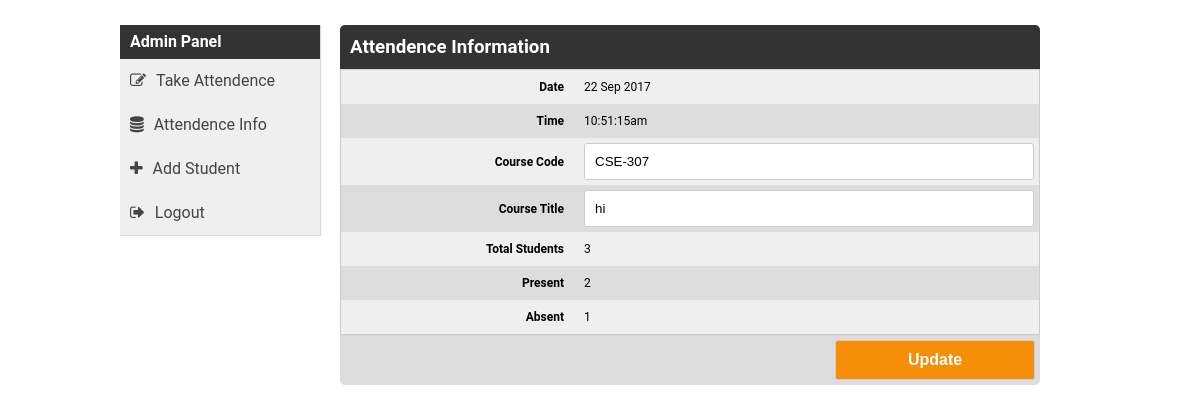
Page /edit.php?id=15 (signed in) on the committed database.
### tables this page shows
CREATE TABLE `course_log` (
  `id` int(11) NOT NULL,
  `course_title` varchar(50) NOT NULL,
  `course_code` varchar(50) NOT NULL,
  `total_std` int(11) NOT NULL,
  `present` int(11) NOT NULL,
  `absent` int(11) NOT NULL,
  `date` int(11) NOT NULL
);

### edit.php (the view, shortened to what this page needs)
<?php include 'inc/head.php';?>
	<div class="main_area fix">
		<?php include 'inc/sidebar.php';?>
		<div class="main fix">
			<div class="std fix" id="std">
				<div class="std_info_head fix">
					<h3 class="fl std_name" id="std_name">Attendence Information</h3>
				</div>
				<div class="sth_info fix dashboard_info">
					<?php
						$query = $con->query("SELECT * FROM course_log WHERE id=".$_GET['id']."");
						$row = $query->fetch_assoc();
						$date = date('d M Y', $row['date']);
						$time = date("h:i:sa", $row['date']);
					?>
					<form action="" method="POST" enctype="multipart/form">
						<table>
							<tr>
								<th>Date</th>
								<td><?php echo $date?></td>
							</tr>
							<tr>
								<th>Time</th>
								<td><?php echo $time?></td>
							</tr>
							<tr>
								<th>Course Code</th>
								<td><input type="text" name="course_code" value="<?php echo $row['course_code']?>"></td>
							</tr>
							<tr>
								<th>Course Title</th>
								<td><input type="text" name="course_title" value="<?php echo $row['course_title']?>"></td>
							</tr>
							<tr>
								<th>Total Students</th>
								<td><?php echo $row['total_std']?></td>
							</tr>
							<tr>
								<th>Present</th>
								<td><?php echo $row['present']?></td>
							</tr>
							<tr>
								<th>Absent</th>
								<td><?php echo $row['absent']?></td>
							</tr>
						</table>
						<input type="submit" name="update" value="Update">
					</form>
				</div>
			</div>
		</div>
	</div>
<?php include 'inc/footer.php';?>

### style.css (style rules this page uses)
* { margin:0px; padding: 0px; }
.fix { overflow:hidden; }
.fl { float:left; }
body { background-color: #fff; font-family: "Roboto", Arial; line-height: 24px; }
th { padding: 0px 15px; text-align: right; }
.main_area { width: 960px; margin:25px auto; }
.main { width: 700px; background-color: #ddd; border-radius: 5px; }
.std_info_head { background-color: #333; color:#fff; padding:10px; }
table { width: 100%; border-collapse: collapse; border:1px solid #ccc; box-shadow: 0px 0px 1px 0px #bbb; }
tr, td { padding: 5px; }
.dashboard_info tr, td { font-size:12px; }
table tbody tr:nth-child(odd) { background-color: #efefef; }
form input { padding: 10px; box-sizing: border-box; border-radius: 3px; border: 1px solid #ccc; }
form input[type=submit] { width: 80px; float:right; cursor: pointer; font-size: 16px; padding:5px; color:#444; font-weight: 600; background-color: #ddd; }
form input[name=update] { background-color: #f68e08; color: #fff; margin: 5px; }
.sth_info form input { width: 100%; }
.sth_info form input[type=submit] { width: 200px; padding:10px; }

### rows in the picture
course_log: date "22 Sep 2017", date "10:51:15am", course_code "CSE-307", course_title "hi", total_std "3", present "2", absent "1"
